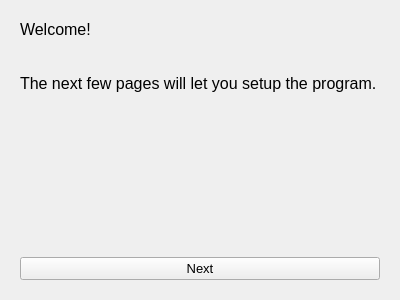
<?xml version="1.0" encoding="UTF-8"?>
<ui version="4.0">
 <class>Form</class>
 <widget class="QWidget" name="Form">
  <property name="geometry">
   <rect>
    <x>0</x>
    <y>0</y>
    <width>400</width>
    <height>300</height>
   </rect>
  </property>
  <property name="windowTitle">
   <string>Form</string>
  </property>
  <layout class="QGridLayout" name="gridLayout" rowstretch="60">
   <item row="0" column="0">
    <widget class="QStackedWidget" name="stackedWidget">
     <property name="currentIndex">
      <number>0</number>
     </property>
     <widget class="QWidget" name="IntroName">
      <property name="font">
       <font>
        <pointsize>10</pointsize>
       </font>
      </property>
      <layout class="QGridLayout" name="gridLayout_2">
       <item row="1" column="0">
        <widget class="QPushButton" name="nextButton">
         <property name="text">
          <string>Next</string>
         </property>
        </widget>
       </item>
       <item row="0" column="0">
        <widget class="QLabel" name="welcomeLabel">
         <property name="font">
          <font>
           <pointsize>12</pointsize>
          </font>
         </property>
         <property name="text">
          <string>Welcome!


The next few pages will let you setup the program.</string>
         </property>
         <property name="alignment">
          <set>Qt::AlignLeading|Qt::AlignLeft|Qt::AlignTop</set>
         </property>
         <property name="wordWrap">
          <bool>true</bool>
         </property>
        </widget>
       </item>
      </layout>
     </widget>
     <widget class="QWidget" name="AmntFreqCal">
      <property name="font">
       <font>
        <pointsize>10</pointsize>
       </font>
      </property>
      <layout class="QGridLayout" name="gridLayout_8">
       <item row="0" column="0">
        <layout class="QGridLayout" name="fullGrid">
         <item row="0" column="0">
          <layout class="QFormLayout" name="choicesGrid">
           <item row="0" column="0">
            <layout class="QFormLayout" name="recurringGrid">
             <item row="0" column="0">
              <widget class="QRadioButton" name="recurringCheck">
               <property name="text">
                <string>Recurring deposits</string>
               </property>
               <property name="checked">
                <bool>true</bool>
               </property>
              </widget>
             </item>
             <item row="1" column="0">
              <layout class="QGridLayout" name="salaryRow">
               <item row="0" column="0">
                <widget class="QLabel" name="salaryLabel">
                 <property name="font">
                  <font>
                   <pointsize>10</pointsize>
                  </font>
                 </property>
                 <property name="text">
                  <string>How much?</string>
                 </property>
                </widget>
               </item>
               <item row="0" column="1">
                <widget class="QDoubleSpinBox" name="salaryBox"/>
               </item>
              </layout>
             </item>
             <item row="2" column="0">
              <layout class="QGridLayout" name="frequencyRow">
               <item row="0" column="0">
                <widget class="QLabel" name="frequencyLabel">
                 <property name="font">
                  <font>
                   <pointsize>10</pointsize>
                  </font>
                 </property>
                 <property name="text">
                  <string>How often?</string>
                 </property>
                </widget>
               </item>
               <item row="0" column="1">
                <widget class="QComboBox" name="frequencyBox">
                 <item>
                  <property name="text">
                   <string>Daily</string>
                  </property>
                 </item>
                 <item>
                  <property name="text">
                   <string>Weekly</string>
                  </property>
                 </item>
                 <item>
                  <property name="text">
                   <string>Biweekly</string>
                  </property>
                 </item>
                 <item>
                  <property name="text">
                   <string>Monthly</string>
                  </property>
                 </item>
                 <item>
                  <property name="text">
                   <string>Yearly</string>
                  </property>
                 </item>
                </widget>
               </item>
              </layout>
             </item>
             <item row="3" column="0">
              <layout class="QGridLayout" name="paydayRow">
               <item row="0" column="0">
                <widget class="QLabel" name="paydayLabel">
                 <property name="text">
                  <string>When is next payday?</string>
                 </property>
                </widget>
               </item>
               <item row="0" column="1">
                <widget class="QDateEdit" name="paydayDateCalander">
                 <property name="calendarPopup">
                  <bool>true</bool>
                 </property>
                </widget>
               </item>
              </layout>
             </item>
            </layout>
           </item>
           <item row="1" column="0">
            <widget class="QRadioButton" name="noRecurringCheck">
             <property name="text">
              <string>No recurring deposits</string>
             </property>
            </widget>
           </item>
          </layout>
         </item>
         <item row="1" column="0">
          <layout class="QHBoxLayout" name="movementButtons">
           <item>
            <widget class="QPushButton" name="Previous">
             <property name="text">
              <string>Previous</string>
             </property>
            </widget>
           </item>
           <item>
            <widget class="QPushButton" name="Next">
             <property name="text">
              <string>Next</string>
             </property>
            </widget>
           </item>
          </layout>
         </item>
        </layout>
       </item>
      </layout>
     </widget>
    </widget>
   </item>
  </layout>
 </widget>
 <resources/>
 <connections>
  <connection>
   <sender>recurringCheck</sender>
   <signal>toggled(bool)</signal>
   <receiver>salaryBox</receiver>
   <slot>setEnabled(bool)</slot>
   <hints>
    <hint type="sourcelabel">
     <x>53</x>
     <y>33</y>
    </hint>
    <hint type="destinationlabel">
     <x>354</x>
     <y>90</y>
    </hint>
   </hints>
  </connection>
  <connection>
   <sender>recurringCheck</sender>
   <signal>toggled(bool)</signal>
   <receiver>frequencyBox</receiver>
   <slot>setEnabled(bool)</slot>
   <hints>
    <hint type="sourcelabel">
     <x>146</x>
     <y>36</y>
    </hint>
    <hint type="destinationlabel">
     <x>316</x>
     <y>163</y>
    </hint>
   </hints>
  </connection>
  <connection>
   <sender>recurringCheck</sender>
   <signal>toggled(bool)</signal>
   <receiver>salaryLabel</receiver>
   <slot>setEnabled(bool)</slot>
   <hints>
    <hint type="sourcelabel">
     <x>163</x>
     <y>32</y>
    </hint>
    <hint type="destinationlabel">
     <x>79</x>
     <y>89</y>
    </hint>
   </hints>
  </connection>
  <connection>
   <sender>recurringCheck</sender>
   <signal>toggled(bool)</signal>
   <receiver>frequencyLabel</receiver>
   <slot>setEnabled(bool)</slot>
   <hints>
    <hint type="sourcelabel">
     <x>171</x>
     <y>29</y>
    </hint>
    <hint type="destinationlabel">
     <x>77</x>
     <y>170</y>
    </hint>
   </hints>
  </connection>
  <connection>
   <sender>recurringCheck</sender>
   <signal>toggled(bool)</signal>
   <receiver>paydayDateCalander</receiver>
   <slot>setEnabled(bool)</slot>
   <hints>
    <hint type="sourcelabel">
     <x>174</x>
     <y>33</y>
    </hint>
    <hint type="destinationlabel">
     <x>405</x>
     <y>242</y>
    </hint>
   </hints>
  </connection>
  <connection>
   <sender>recurringCheck</sender>
   <signal>toggled(bool)</signal>
   <receiver>paydayLabel</receiver>
   <slot>setEnabled(bool)</slot>
   <hints>
    <hint type="sourcelabel">
     <x>230</x>
     <y>33</y>
    </hint>
    <hint type="destinationlabel">
     <x>107</x>
     <y>247</y>
    </hint>
   </hints>
  </connection>
 </connections>
</ui>
